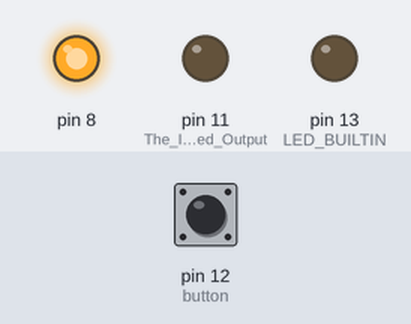
Simulated run of this sketch. Board: Arduino Uno, built with avr-gcc and run on an emulated ATmega328P. Parts: output pins drawn as LEDs (lit = HIGH). The test bench sets the inputs (shaded band); at power-on: pin 12 (button) LOW.

Above: at 1.2 s.
1.3 s: pin 12 (button) pulled HIGH for 3.2 s
At 2.1 s:
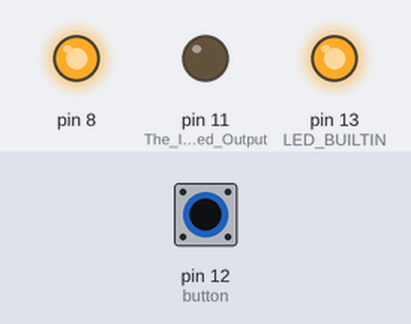
Timing chart, 0 to 7.0 s (numbered marks = the images above; inputs shaded):
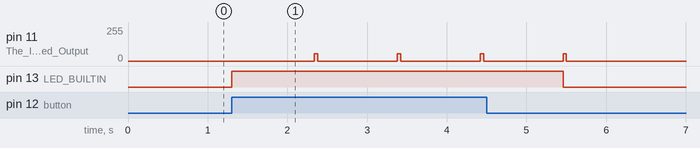

Measured:
- after the input at 1.3 s, pin 13 (LED_BUILTIN): LOW → HIGH at once, → LOW 4.2 s later

The sketch:

PWM_REMOTE.ino
```cpp
int button=12;
int buttonaddress[10]={0,0,0,0,0,1,1,0};
int buttoncommand[10]={0,1,0,1,1,0,0,0};
void setup() {
//  Serial.begin(9600);
  // put your setup code here, to run once:
  //Maintaining 8 th pin high always ( 12 th pin listens )
  pinMode(8,OUTPUT);
  digitalWrite(8, HIGH);
  pinMode(LED_BUILTIN, OUTPUT);
  pinMode(button,INPUT);//Button Input


  pinMode(11,OUTPUT);//The IR led Output
  digitalWrite(11, LOW);
//  Serial.print(LOW);
}

void modulatedsignalgenerator(uint32_t microsec){
  //It must break after the specified millisecond
  for(uint32_t tStart = micros();  (micros()-tStart) < microsec;  ){
    digitalWrite(11, HIGH);
//    Serial.print(HIGH);
    delayMicroseconds(8);

    digitalWrite(11, LOW);
//    Serial.print(LOW);
    delayMicroseconds(8);

  }
}

void leadercodegenerator(){
  //Emit Ir at 38kHz for 9ms
  modulatedsignalgenerator(9000);
  //Sleep for 4.5ms
  digitalWrite(11, LOW);
//  Serial.print(LOW);
  delayMicroseconds(4500);
}

void pulsegenerator(int one_or_zero){

    if(one_or_zero == 0){
      //Emit Ir at 38kHz for 0.6ms
      modulatedsignalgenerator(600);
      //Sleep for 0.6ms
      digitalWrite(11, LOW);
//      Serial.print(LOW);
      delayMicroseconds(600);
    }
    if(one_or_zero == 1){
      //Emit Ir at 38kHz for 0.6ms
      modulatedsignalgenerator(600);
      //Sleep for 1.6ms
      digitalWrite(11, LOW);
//      Serial.print(LOW);
      delayMicroseconds(1600);
    }

}

void loop() {
  // put your main code here, to run repeatedly:
   int val = digitalRead(button);   // read the button input
    digitalWrite(13, LOW);
   if(val){
      digitalWrite(13, HIGH);  // sets the LED to High to indicate button being pressed
      delay(1000);
      leadercodegenerator();
      //Transmitting the Address
      for(int i=0;i<8;i++)
      pulsegenerator(buttonaddress[i]);

      //Transmitting the Negation of Address
      for(int i=0;i<8;i++)
      pulsegenerator(~buttonaddress[i]);

      //Transmitting the Command
      for(int i=0;i<8;i++)
      pulsegenerator(buttoncommand[i]);

      //Transmitting the Negation of Command
      for(int i=0;i<8;i++)
      pulsegenerator(~buttoncommand[i]);

      //Stop Pulse at the end
      pulsegenerator(1);

      digitalWrite(13, LOW); //Indicate the transmission is finished
   }

}
```
